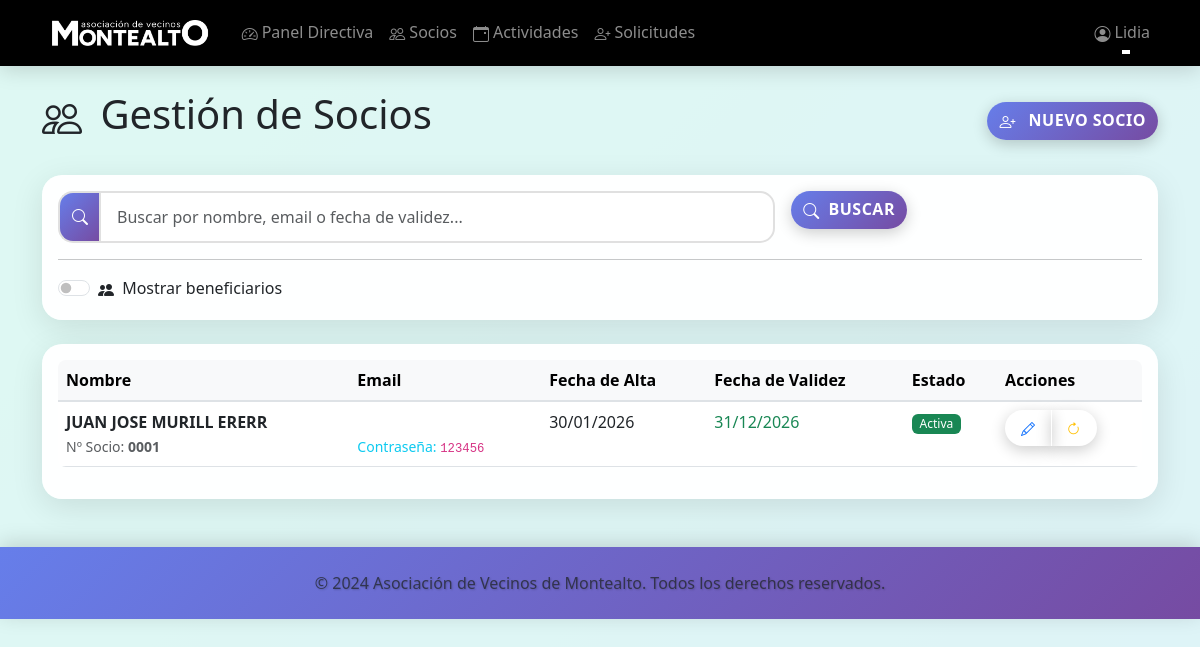
/admin/socios (signed in), run on the app's committed database.
### models.py (models this page shows, shortened)
class User(UserMixin, db.Model):
    __tablename__ = 'users'
    id = db.Column(db.Integer, primary_key=True)
    nombre = db.Column(db.String(100), nullable=False)
    nombre_usuario = db.Column(db.String(120), unique=True, nullable=False)
    password_hash = db.Column(db.String(255), nullable=False)
    password_plain = db.Column(db.String(255), nullable=True)  # Contraseña en texto plano (solo para mostrar a admin)
    rol = db.Column(db.String(20), nullable=False)  # 'directiva' o 'socio'
    fecha_alta = db.Column(db.DateTime, nullable=False, default=datetime.utcnow)
    fecha_validez = db.Column(db.DateTime, nullable=False)
    ano_nacimiento = db.Column(db.Integer, nullable=True)  # Año de nacimiento para verificar edad en actividades
    fecha_nacimiento = db.Column(db.Date, nullable=True)  # Fecha completa de nacimiento
    numero_socio = db.Column(db.String(10), unique=True, nullable=True)  # Número de socio (0001, 0002, etc.)
    calle = db.Column(db.String(200), nullable=True)
    numero = db.Column(db.String(20), nullable=True)
    piso = db.Column(db.String(20), nullable=True)  # Opcional
    poblacion = db.Column(db.String(100), nullable=True)
    inscripciones = db.relationship('Inscripcion', backref='usuario', lazy=True, cascade='all, delete-orphan')
    def is_directiva(self):
        return self.rol == 'directiva'
    def suscripcion_vencida(self):
        return datetime.utcnow() > self.fecha_validez
    def suscripcion_por_vencer(self, dias=30):
        limite = datetime.utcnow() + timedelta(days=dias)
        return datetime.utcnow() < self.fecha_validez <= limite

### blueprints/admin.py (the view, shortened to what this page needs)
@admin_bp.route('/socios')
@login_required
@directiva_required
def gestion_socios():
    search_query = request.args.get('search', '').strip()
    solo_ninos = request.args.get('solo_ninos', '').strip() == 'on'
    query = User.query.filter(User.rol == 'socio')
    socios = query.order_by(User.nombre).all()
    for socio in socios:
        socio.beneficiarios_lista = Beneficiario.query.filter_by(socio_id=socio.id).order_by(Beneficiario.nombre).all()
    from datetime import datetime as dt
    return render_template('admin/socios.html', socios=socios, search_query=search_query, solo_ninos=solo_ninos, datetime=dt)

### blueprints/admin.py (called while the page is built)
def directiva_required(f):
    @wraps(f)
    def decorated_function(*args, **kwargs):
        if not current_user.is_authenticated or not current_user.is_directiva():
            flash('No tienes permisos para acceder a esta página.', 'error')
            return redirect(url_for('socios.dashboard'))
        return f(*args, **kwargs)
    return decorated_function

### templates/admin/socios.html (shortened to what this page needs)
{% extends "base.html" %}
{% block content %}
<div class="d-flex justify-content-between align-items-center mb-4">
    <h1>
        <i class="bi bi-people me-2"></i>
        Gestión de Socios
    </h1>
    <a href="{{ url_for('admin.nuevo_socio') }}" class="btn btn-primary">
        <i class="bi bi-person-plus me-2"></i>
        Nuevo Socio
    </a>
</div>
<div class="card mb-4">
    <div class="card-body">
        <form method="GET" action="{{ url_for('admin.gestion_socios') }}" class="row g-3">
            <div class="col-md-8">
                <div class="input-group">
                    <span class="input-group-text">
                        <i class="bi bi-search"></i>
                    </span>
                    <input type="text" class="form-control" name="search"
                           placeholder="Buscar por nombre, email o fecha de validez..."
                           value="{{ search_query or '' }}" id="searchInput">
                </div>
            </div>
            <div class="col-md-4">
                <div class="d-flex gap-2">
                    <button type="submit" class="btn btn-primary">
                        <i class="bi bi-search me-1"></i>
                        Buscar
                    </button>
                </div>
            </div>
        </form>
        <hr>
        <div class="form-check form-switch">
            <input class="form-check-input" type="checkbox" id="mostrarBeneficiarios"
                   onchange="toggleBeneficiarios()">
            <label class="form-check-label" for="mostrarBeneficiarios">
                <i class="bi bi-people-fill me-1"></i>
                Mostrar beneficiarios
            </label>
        </div>
    </div>
</div>
<div class="card">
    <div class="card-body">
        {% if socios %}
            <div class="table-responsive">
                <table class="table table-hover">
                    <thead class="table-light">
                        <tr>
                            <th>Nombre</th>
                            <th>Email</th>
                            <th>Fecha de Alta</th>
                            <th>Fecha de Validez</th>
                            <th>Estado</th>
                            <th>Acciones</th>
                        </tr>
                    </thead>
                    <tbody>
                        {% for socio in socios %}
                            <tr class="socio-row" data-socio-id="{{ socio.id }}">
                                <td>
                                    <strong>{{ socio.nombre }}</strong>
                                    {% if socio.numero_socio %}
                                        <br><small class="text-muted">Nº Socio: <strong>{{ socio.numero_socio }}</strong></small>
                                    {% endif %}
                                </td>
                                <td>
                                    {% if socio.password_plain %}
                                        <br><small class="text-info">Contraseña: <code>{{ socio.password_plain }}</code></small>
                                    {% endif %}
                                </td>
                                <td>{{ socio.fecha_alta.strftime('%d/%m/%Y') }}</td>
                                <td>
                                    <span class="{% if socio.suscripcion_vencida() %}text-danger{% elif socio.suscripcion_por_vencer() %}text-warning{% else %}text-success{% endif %}">
                                        {{ socio.fecha_validez.strftime('%d/%m/%Y') }}
                                    </span>
                                </td>
                                <td>
                                    {% if socio.suscripcion_vencida() %}
                                        <span class="badge bg-danger">Vencida</span>
                                    {% elif socio.suscripcion_por_vencer() %}
                                        <span class="badge bg-warning">Por Vencer</span>
                                    {% else %}
                                        <span class="badge bg-success">Activa</span>
                                    {% endif %}
                                </td>
                                <td>
                                    <div class="btn-group" role="group">
                                        <a href="{{ url_for('admin.editar_socio', socio_id=socio.id) }}"
                                           class="btn btn-outline-primary btn-sm"
                                           title="Editar Socio">
                                            <i class="bi bi-pencil"></i>
                                        </a>
                                        <a href="{{ url_for('admin.renovar_socio', socio_id=socio.id) }}"
                                           class="btn btn-outline-warning btn-sm"
                                           title="Renovar Suscripción">
                                            <i class="bi bi-arrow-clockwise"></i>
                                        </a>
                                    </div>
                                </td>
                            </tr>
                        {% endfor %}
                    </tbody>
                </table>
            </div>
        {% endif %}
    </div>
</div>
{% endblock %}

### templates/base.html (shortened to what this page needs)
<!DOCTYPE html>
<html lang="es">
<head>
    <link href="https://cdn.jsdelivr.net/npm/bootstrap@5.3.0/dist/css/bootstrap.min.css" rel="stylesheet">
    <link rel="stylesheet" href="https://cdn.jsdelivr.net/npm/bootstrap-icons@1.10.0/font/bootstrap-icons.css">
    <link rel="stylesheet" href="{{ url_for('static', filename='css/style.css') }}">
</head>
<body>
    <nav class="navbar navbar-expand-lg navbar-dark">
        <div class="container">
            <a class="navbar-brand" href="{{ url_for('index') }}">
                <img src="{{ url_for('static', filename='logo.jpg') }}" alt="AV Montealto" style="height: 40px; width: auto;">
            </a>
            <div class="collapse navbar-collapse" id="navbarNav">
                {% if current_user.is_authenticated %}
                <ul class="navbar-nav me-auto">
                    {% if current_user.is_directiva() %}
                        <li class="nav-item">
                            <a class="nav-link" href="{{ url_for('admin.dashboard') }}">
                                <i class="bi bi-speedometer2 me-1"></i>Panel Directiva
                            </a>
                        </li>
                        <li class="nav-item">
                            <a class="nav-link" href="{{ url_for('admin.gestion_socios') }}">
                                <i class="bi bi-people me-1"></i>Socios
                            </a>
                        </li>
                        <li class="nav-item">
                            <a class="nav-link" href="{{ url_for('admin.gestion_actividades') }}">
                                <i class="bi bi-calendar-event me-1"></i>Actividades
                            </a>
                        </li>
                        <li class="nav-item">
                            <a class="nav-link" href="{{ url_for('admin.solicitudes_socios') }}">
                                <i class="bi bi-person-plus me-1"></i>Solicitudes
                            </a>
                        </li>
                    {% endif %}
                </ul>
                <ul class="navbar-nav">
                    <li class="nav-item dropdown">
                        <a class="nav-link dropdown-toggle" href="#" role="button" data-bs-toggle="dropdown">
                            <i class="bi bi-person-circle me-1"></i>{{ current_user.nombre }}
                        </a>
                    </li>
                </ul>
                {% endif %}
            </div>
        </div>
    </nav>
    <main class="container mt-4">
        {% block content %}{% endblock %}
    </main>
    <footer class="mt-5 py-4">
        <div class="container text-center">
            <p class="text-muted mb-0">&copy; 2024 Asociación de Vecinos de Montealto. Todos los derechos reservados.</p>
        </div>
    </footer>
</body>
</html>

### static/css/style.css (style rules this page uses)
html { scroll-behavior: smooth; }
:root { --primary-color: #0d6efd; --secondary-color: #6c757d; --success-color: #198754; --danger-color: #dc3545; --warning-color: #ffc107; --info-color: #0dcaf0; --gradient-primary: linear-gradient(135deg, #667eea 0%, #764ba2 100%); --gradient-secondary: linear-gradient(135deg, #f093fb 0%, #f5576c 100%); --gradient-success: linear-gradient(135deg, #4facfe 0%, #00f2fe 100%); --gradient-warm: linear-gradient(135deg, #fa709a 0%, #fee140 100%); }
body { font-family: 'Segoe UI', Tahoma, Geneva, Verdana, sans-serif; background: linear-gradient(-45deg, #ee7752, #e73c7e, #23a6d5, #23d5ab); background-size: 400% 400%; animation: gradientShift 15s ease infinite; min-height: 100vh; position: relative; }
body::before { content: ''; position: fixed; top: 0; left: 0; width: 100%; height: 100%; background: rgba(255, 255, 255, 0.85); z-index: -1; }
.navbar { background: #000000 !important; box-shadow: 0 4px 20px rgba(0, 0, 0, 0.15); backdrop-filter: blur(10px); transition: all 0.3s ease; }
.navbar-brand { font-weight: 700; font-size: 1.3rem; text-shadow: 2px 2px 4px rgba(0, 0, 0, 0.2); transition: transform 0.3s ease; }
.nav-link { position: relative; transition: all 0.3s ease; font-weight: 500; }
.nav-link::after { content: ''; position: absolute; bottom: 0; left: 50%; width: 0; height: 2px; background: white; transition: all 0.3s ease; transform: translateX(-50%); }
.card { border: none; box-shadow: 0 8px 32px rgba(0, 0, 0, 0.1); transition: all 0.4s cubic-bezier(0.175, 0.885, 0.32, 1.275); background: rgba(255, 255, 255, 0.95); backdrop-filter: blur(10px); border-radius: 20px; overflow: hidden; position: relative; }
.card::before { content: ''; position: absolute; top: 0; left: 0; right: 0; height: 4px; background: var(--gradient-primary); transform: scaleX(0); transform-origin: left; transition: transform 0.4s ease; }
.btn { border-radius: 50px; font-weight: 600; transition: all 0.3s cubic-bezier(0.175, 0.885, 0.32, 1.275); position: relative; overflow: hidden; border: none; text-transform: uppercase; letter-spacing: 0.5px; box-shadow: 0 4px 15px rgba(0, 0, 0, 0.2); }
.btn::before { content: ''; position: absolute; top: 50%; left: 50%; width: 0; height: 0; border-radius: 50%; background: rgba(255, 255, 255, 0.3); transform: translate(-50%, -50%); transition: width 0.6s, height 0.6s; }
.btn-primary { background: var(--gradient-primary); color: white; }
.btn-sm { padding: 0.4rem 1rem; font-size: 0.875rem; border-radius: 25px; }
.table { border-radius: 0.5rem; overflow: hidden; }
.table thead th { border-bottom: 2px solid #dee2e6; font-weight: 600; background-color: #f8f9fa; }
.badge { font-weight: 500; padding: 0.35em 0.65em; }
.form-control { border-radius: 15px; border: 2px solid #e0e0e0; transition: all 0.3s ease; padding: 0.75rem 1rem; background: rgba(255, 255, 255, 0.9); }
.input-group-text { border-radius: 15px 0 0 15px; border: 2px solid #e0e0e0; border-right: none; background: var(--gradient-primary); color: white; }
footer { margin-top: auto; background: var(--gradient-primary) !important; color: white; box-shadow: 0 -4px 20px rgba(0, 0, 0, 0.15); border-top: none; }
footer p { margin: 0; text-shadow: 1px 1px 2px rgba(0, 0, 0, 0.2); }
.text-success { color: var(--success-color) !important; }
.bi { vertical-align: -0.125em; }

### data on the page
User: nombre "Lidia"
User: nombre "JUAN JOSE MURILL ERERR", numero_socio "0001", password_plain "123456", fecha_alta "30/01/2026", fecha_validez "31/12/2026", shows "Activa"
